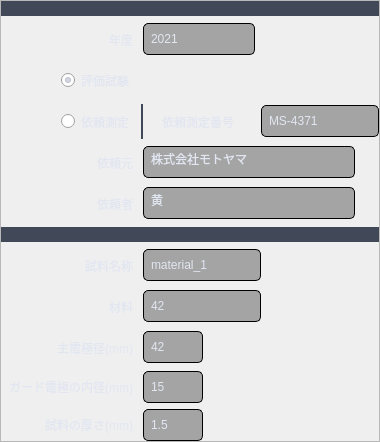
     <widget class="QWidget" name="page_1">
      <property name="styleSheet">
       <string notr="true"/>
      </property>
      <layout class="QGridLayout" name="gridLayout_17">
       <property name="leftMargin">
        <number>0</number>
       </property>
       <property name="topMargin">
        <number>0</number>
       </property>
       <property name="rightMargin">
        <number>0</number>
       </property>
       <property name="bottomMargin">
        <number>0</number>
       </property>
       <item row="0" column="1" alignment="Qt::AlignTop">
        <widget class="QFrame" name="frame_10">
         <property name="frameShape">
          <enum>QFrame::StyledPanel</enum>
         </property>
         <property name="frameShadow">
          <enum>QFrame::Raised</enum>
         </property>
         <layout class="QGridLayout" name="gridLayout_18">
          <property name="leftMargin">
           <number>0</number>
          </property>
          <property name="topMargin">
           <number>0</number>
          </property>
          <property name="rightMargin">
           <number>0</number>
          </property>
          <property name="bottomMargin">
           <number>0</number>
          </property>
          <property name="horizontalSpacing">
           <number>0</number>
          </property>
          <item row="11" column="3">
           <widget class="QLineEdit" name="lineEdit_5">
            <property name="minimumSize">
             <size>
              <width>0</width>
              <height>32</height>
             </size>
            </property>
            <property name="maximumSize">
             <size>
              <width>60</width>
              <height>16777215</height>
             </size>
            </property>
            <property name="styleSheet">
             <string notr="true">background-color: rgba(0, 0, 0,80);
color: rgb(225, 230, 241);
border-width: 1px;
border-style: solid;
border-radius: 5px;
padding-left:5px;
padding-right:5px;
font: 12px &quot;游ゴシック&quot;;
min-height:30;</string>
            </property>
            <property name="text">
             <string>42</string>
            </property>
           </widget>
          </item>
          <item row="1" column="1" colspan="11">
           <widget class="QLabel" name="label_6">
            <property name="sizePolicy">
             <sizepolicy hsizetype="Preferred" vsizetype="Preferred">
              <horstretch>0</horstretch>
              <verstretch>0</verstretch>
             </sizepolicy>
            </property>
            <property name="minimumSize">
             <size>
              <width>0</width>
              <height>15</height>
             </size>
            </property>
            <property name="maximumSize">
             <size>
              <width>16777215</width>
              <height>15</height>
             </size>
            </property>
            <property name="styleSheet">
             <string notr="true">
background-color: rgb(65, 72, 88);
font: 12px bold large &quot;游ゴシック&quot;;
color: rgb(225, 230, 241);</string>
            </property>
            <property name="text">
             <string/>
            </property>
           </widget>
          </item>
          <item row="5" column="1">
           <widget class="QRadioButton" name="radioButton">
            <property name="minimumSize">
             <size>
              <width>0</width>
              <height>35</height>
             </size>
            </property>
            <property name="maximumSize">
             <size>
              <width>140</width>
              <height>35</height>
             </size>
            </property>
            <property name="styleSheet">
             <string notr="true">font: 12px bold italic large &quot;游ゴシック&quot;;
color: rgb(225, 230, 241);
padding-left:60px;
max-width:80;</string>
            </property>
            <property name="text">
             <string>依頼測定</string>
            </property>
           </widget>
          </item>
          <item row="5" column="2">
           <widget class="QLabel" name="label">
            <property name="minimumSize">
             <size>
              <width>2</width>
              <height>35</height>
             </size>
            </property>
            <property name="maximumSize">
             <size>
              <width>2</width>
              <height>35</height>
             </size>
            </property>
            <property name="styleSheet">
             <string notr="true">background-color: rgb(65, 72, 88);</string>
            </property>
            <property name="text">
             <string/>
            </property>
           </widget>
          </item>
          <item row="5" column="4">
           <widget class="QLineEdit" name="lineEdit_2">
            <property name="minimumSize">
             <size>
              <width>0</width>
              <height>32</height>
             </size>
            </property>
            <property name="maximumSize">
             <size>
              <width>212</width>
              <height>16777215</height>
             </size>
            </property>
            <property name="styleSheet">
             <string notr="true">background-color: rgba(0, 0, 0,80);
color: rgb(225, 230, 241);
border-width: 1px;
border-style: solid;
border-radius: 5px;
padding-left:5px;
padding-right:5px;
font: 12px &quot;游ゴシック&quot;;
min-height:30;
max-width:200;</string>
            </property>
            <property name="text">
             <string>MS-4371</string>
            </property>
           </widget>
          </item>
          <item row="7" column="3" colspan="3">
           <widget class="QLineEdit" name="lineEdit_4">
            <property name="minimumSize">
             <size>
              <width>0</width>
              <height>32</height>
             </size>
            </property>
            <property name="maximumSize">
             <size>
              <width>212</width>
              <height>16777215</height>
             </size>
            </property>
            <property name="styleSheet">
             <string notr="true">background-color: rgba(0, 0, 0,80);
color: rgb(225, 230, 241);
border-width: 1px;
border-style: solid;
border-radius: 5px;
padding-left:5px;
padding-right:5px;
font: 12px &quot;游ゴシック&quot;;
min-height:30;
max-width:200;</string>
            </property>
            <property name="text">
             <string>黄</string>
            </property>
           </widget>
          </item>
          <item row="10" column="3">
           <widget class="QLineEdit" name="lineEdit_9">
            <property name="minimumSize">
             <size>
              <width>0</width>
              <height>32</height>
             </size>
            </property>
            <property name="maximumSize">
             <size>
              <width>212</width>
              <height>16777215</height>
             </size>
            </property>
            <property name="styleSheet">
             <string notr="true">background-color: rgba(0, 0, 0,80);
color: rgb(225, 230, 241);
border-width: 1px;
border-style: solid;
border-radius: 5px;
padding-left:5px;
padding-right:5px;
font: 12px &quot;游ゴシック&quot;;
min-height:30;</string>
            </property>
            <property name="text">
             <string>42</string>
            </property>
           </widget>
          </item>
          <item row="2" column="3">
           <widget class="QLineEdit" name="lineEdit">
            <property name="minimumSize">
             <size>
              <width>0</width>
              <height>32</height>
             </size>
            </property>
            <property name="maximumSize">
             <size>
              <width>112</width>
              <height>16777215</height>
             </size>
            </property>
            <property name="styleSheet">
             <string notr="true">background-color: rgba(0, 0, 0,80);
color: rgb(225, 230, 241);
border-width: 1px;
border-style: solid;
border-radius: 5px;
padding-left:5px;
padding-right:5px;
font: 12px &quot;游ゴシック&quot;;
min-height:30;
max-width:100;</string>
            </property>
            <property name="text">
             <string>2021</string>
            </property>
            <property name="frame">
             <bool>false</bool>
            </property>
            <property name="echoMode">
             <enum>QLineEdit::Normal</enum>
            </property>
            <property name="cursorPosition">
             <number>4</number>
            </property>
           </widget>
          </item>
          <item row="6" column="1">
           <widget class="QLabel" name="label_4">
            <property name="minimumSize">
             <size>
              <width>140</width>
              <height>35</height>
             </size>
            </property>
            <property name="maximumSize">
             <size>
              <width>140</width>
              <height>35</height>
             </size>
            </property>
            <property name="styleSheet">
             <string notr="true">font: 12px bold italic large &quot;游ゴシック&quot;;
color: rgb(225, 230, 241);
padding-right:5px;</string>
            </property>
            <property name="text">
             <string>依頼元</string>
            </property>
            <property name="alignment">
             <set>Qt::AlignRight|Qt::AlignTrailing|Qt::AlignVCenter</set>
            </property>
           </widget>
          </item>
          <item row="6" column="3" colspan="3">
           <widget class="QLineEdit" name="lineEdit_3">
            <property name="minimumSize">
             <size>
              <width>0</width>
              <height>32</height>
             </size>
            </property>
            <property name="maximumSize">
             <size>
              <width>212</width>
              <height>16777215</height>
             </size>
            </property>
            <property name="styleSheet">
             <string notr="true">background-color: rgba(0, 0, 0,80);
color: rgb(225, 230, 241);
border-width: 1px;
border-style: solid;
border-radius: 5px;
padding-left:5px;
padding-right:5px;
font: 12px &quot;游ゴシック&quot;;
min-height:30;
max-width:200;</string>
            </property>
            <property name="text">
             <string>株式会社モトヤマ</string>
            </property>
           </widget>
          </item>
          <item row="13" column="1">
           <widget class="QLabel" name="label_10">
            <property name="minimumSize">
             <size>
              <width>140</width>
              <height>0</height>
             </size>
            </property>
            <property name="maximumSize">
             <size>
              <width>140</width>
              <height>16777215</height>
             </size>
            </property>
            <property name="styleSheet">
             <string notr="true">font: 12px bold italic large &quot;游ゴシック&quot;;
color: rgb(225, 230, 241);
padding-right:5px;</string>
            </property>
            <property name="text">
             <string>試料の厚さ(mm)</string>
            </property>
            <property name="alignment">
             <set>Qt::AlignRight|Qt::AlignTrailing|Qt::AlignVCenter</set>
            </property>
           </widget>
          </item>
          <item row="10" column="1">
           <widget class="QLabel" name="label_22">
            <property name="minimumSize">
             <size>
              <width>140</width>
              <height>35</height>
             </size>
            </property>
            <property name="maximumSize">
             <size>
              <width>140</width>
              <height>35</height>
             </size>
            </property>
            <property name="styleSheet">
             <string notr="true">font: 12px bold italic large &quot;游ゴシック&quot;;
color: rgb(225, 230, 241);
padding-right:5px;</string>
            </property>
            <property name="text">
             <string>材料</string>
            </property>
            <property name="alignment">
             <set>Qt::AlignRight|Qt::AlignTrailing|Qt::AlignVCenter</set>
            </property>
           </widget>
          </item>
          <item row="12" column="1">
           <widget class="QLabel" name="label_9">
            <property name="minimumSize">
             <size>
              <width>140</width>
              <height>0</height>
             </size>
            </property>
            <property name="maximumSize">
             <size>
              <width>140</width>
              <height>16777215</height>
             </size>
            </property>
            <property name="styleSheet">
             <string notr="true">font: 12px bold italic large &quot;游ゴシック&quot;;
color: rgb(225, 230, 241);
padding-right:5px;</string>
            </property>
            <property name="text">
             <string>ガード電極の内径(mm)</string>
            </property>
            <property name="alignment">
             <set>Qt::AlignRight|Qt::AlignTrailing|Qt::AlignVCenter</set>
            </property>
           </widget>
          </item>
          <item row="4" column="1">
           <widget class="QRadioButton" name="radioButton_2">
            <property name="minimumSize">
             <size>
              <width>140</width>
              <height>35</height>
             </size>
            </property>
            <property name="maximumSize">
             <size>
              <width>140</width>
              <height>35</height>
             </size>
            </property>
            <property name="styleSheet">
             <string notr="true">font: 12px bold italic large &quot;游ゴシック&quot;;
color: rgb(225, 230, 241);
padding-left:60px;
min-width:80;
max-width:80;</string>
            </property>
            <property name="text">
             <string>評価試験</string>
            </property>
            <property name="checked">
             <bool>true</bool>
            </property>
           </widget>
          </item>
          <item row="5" column="3">
           <widget class="QLabel" name="label_3">
            <property name="minimumSize">
             <size>
              <width>95</width>
              <height>35</height>
             </size>
            </property>
            <property name="maximumSize">
             <size>
              <width>95</width>
              <height>35</height>
             </size>
            </property>
            <property name="styleSheet">
             <string notr="true">font: 12px bold italic large &quot;游ゴシック&quot;;
color: rgb(225, 230, 241);
padding-left:15px;
max-width:80;
min-width:80;</string>
            </property>
            <property name="text">
             <string>依頼測定番号</string>
            </property>
            <property name="alignment">
             <set>Qt::AlignCenter</set>
            </property>
           </widget>
          </item>
          <item row="2" column="1">
           <widget class="QLabel" name="label_yesr">
            <property name="minimumSize">
             <size>
              <width>140</width>
              <height>35</height>
             </size>
            </property>
            <property name="maximumSize">
             <size>
              <width>140</width>
              <height>35</height>
             </size>
            </property>
            <property name="mouseTracking">
             <bool>false</bool>
            </property>
            <property name="layoutDirection">
             <enum>Qt::LeftToRight</enum>
            </property>
            <property name="styleSheet">
             <string notr="true">font: 12px bold italic large &quot;游ゴシック&quot;;
color: rgb(225, 230, 241);
padding-right:5px;</string>
            </property>
            <property name="text">
             <string>年度</string>
            </property>
            <property name="alignment">
             <set>Qt::AlignRight|Qt::AlignTrailing|Qt::AlignVCenter</set>
            </property>
            <property name="margin">
             <number>0</number>
            </property>
           </widget>
          </item>
          <item row="12" column="3">
           <widget class="QLineEdit" name="lineEdit_6">
            <property name="maximumSize">
             <size>
              <width>60</width>
              <height>16777215</height>
             </size>
            </property>
            <property name="styleSheet">
             <string notr="true">background-color: rgba(0, 0, 0,80);
color: rgb(225, 230, 241);
border-width: 1px;
border-style: solid;
border-radius: 5px;
padding-left:5px;
padding-right:5px;
font: 12px &quot;游ゴシック&quot;;
min-height:30;</string>
            </property>
            <property name="text">
             <string>15</string>
            </property>
           </widget>
          </item>
          <item row="11" column="1">
           <widget class="QLabel" name="label_8">
            <property name="minimumSize">
             <size>
              <width>140</width>
              <height>35</height>
             </size>
            </property>
            <property name="maximumSize">
             <size>
              <width>140</width>
              <height>35</height>
             </size>
            </property>
            <property name="styleSheet">
             <string notr="true">font: 12px bold italic large &quot;游ゴシック&quot;;
color: rgb(225, 230, 241);
padding-right:5px;</string>
            </property>
            <property name="text">
             <string>主電極径(mm)</string>
            </property>
            <property name="alignment">
             <set>Qt::AlignRight|Qt::AlignTrailing|Qt::AlignVCenter</set>
            </property>
           </widget>
          </item>
          <item row="8" column="1" colspan="11">
           <widget class="QLabel" name="label_7">
            <property name="minimumSize">
             <size>
              <width>0</width>
              <height>15</height>
             </size>
            </property>
            <property name="maximumSize">
             <size>
              <width>16777215</width>
              <height>15</height>
             </size>
            </property>
            <property name="styleSheet">
             <string notr="true">
background-color: rgb(65, 72, 88);
font: 12px bold large &quot;游ゴシック&quot;;
color: rgb(225, 230, 241);</string>
            </property>
            <property name="text">
             <string/>
            </property>
           </widget>
          </item>
          <item row="7" column="1">
           <widget class="QLabel" name="label_5">
            <property name="sizePolicy">
             <sizepolicy hsizetype="Preferred" vsizetype="Preferred">
              <horstretch>0</horstretch>
              <verstretch>0</verstretch>
             </sizepolicy>
            </property>
            <property name="minimumSize">
             <size>
              <width>140</width>
              <height>35</height>
             </size>
            </property>
            <property name="maximumSize">
             <size>
              <width>140</width>
              <height>35</height>
             </size>
            </property>
            <property name="styleSheet">
             <string notr="true">font: 12px bold italic large &quot;游ゴシック&quot;;
color: rgb(225, 230, 241);
padding-right:5px;</string>
            </property>
            <property name="text">
             <string>依頼者</string>
            </property>
            <property name="alignment">
             <set>Qt::AlignRight|Qt::AlignTrailing|Qt::AlignVCenter</set>
            </property>
           </widget>
          </item>
          <item row="13" column="3">
           <widget class="QLineEdit" name="lineEdit_7">
            <property name="maximumSize">
             <size>
              <width>60</width>
              <height>16777215</height>
             </size>
            </property>
            <property name="styleSheet">
             <string notr="true">background-color: rgba(0, 0, 0,80);
color: rgb(225, 230, 241);
border-width: 1px;
border-style: solid;
border-radius: 5px;
padding-left:5px;
padding-right:5px;
font: 12px &quot;游ゴシック&quot;;
min-height:30;</string>
            </property>
            <property name="text">
             <string>1.5</string>
            </property>
           </widget>
          </item>
          <item row="9" column="1">
           <widget class="QLabel" name="label_24">
            <property name="minimumSize">
             <size>
              <width>140</width>
              <height>35</height>
             </size>
            </property>
            <property name="maximumSize">
             <size>
              <width>140</width>
              <height>35</height>
             </size>
            </property>
            <property name="styleSheet">
             <string notr="true">font: 12px bold italic large &quot;游ゴシック&quot;;
color: rgb(225, 230, 241);
padding-right:5px;</string>
            </property>
            <property name="text">
             <string>試料名称</string>
            </property>
            <property name="alignment">
             <set>Qt::AlignRight|Qt::AlignTrailing|Qt::AlignVCenter</set>
            </property>
           </widget>
          </item>
          <item row="9" column="3">
           <widget class="QLineEdit" name="lineEdit_10">
            <property name="minimumSize">
             <size>
              <width>0</width>
              <height>32</height>
             </size>
            </property>
            <property name="maximumSize">
             <size>
              <width>212</width>
              <height>16777215</height>
             </size>
            </property>
            <property name="styleSheet">
             <string notr="true">background-color: rgba(0, 0, 0,80);
color: rgb(225, 230, 241);
border-width: 1px;
border-style: solid;
border-radius: 5px;
padding-left:5px;
padding-right:5px;
font: 12px &quot;游ゴシック&quot;;
min-height:30;</string>
            </property>
            <property name="text">
             <string>material_1</string>
            </property>
           </widget>
          </item>
         </layout>
        </widget>
       </item>
      </layout>
     </widget>
